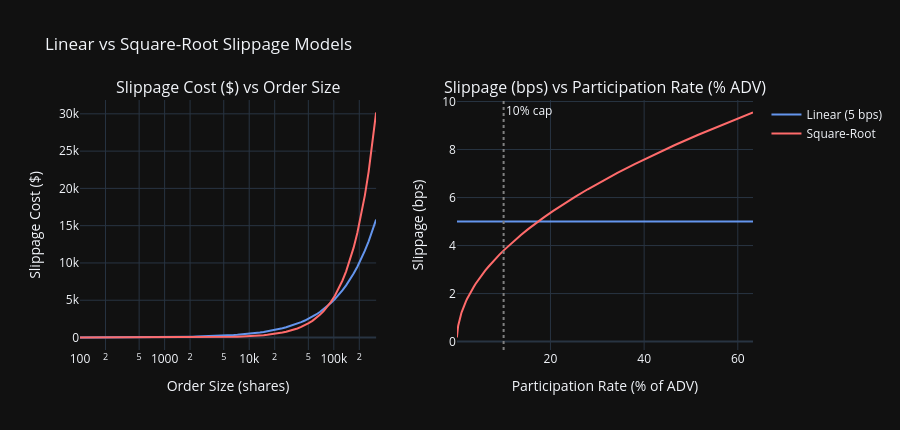

Notebook source saved alongside this figure:
### Markdown cell above
---
## Part 4 | Slippage & Liquidity Modeling

Slippage is the gap between the decision price and the actual fill price:

$$\text{Slippage} = P_{\text{exec}} - P_{\text{decision}}$$

Two main model families:

| Model | Formula | Best for |
|-------|---------|----------|
| **Linear** | $c \times Q$ (fixed bps) | Small orders, liquid markets |
| **Square-Root (Kyle)** | $\sigma \cdot \sqrt{Q / V_{\text{ADV}}}$ | Institutional orders |

The **square-root law** reflects the empirical observation that market impact scales sub-linearly with size — doubling the order size roughly increases impact by $\sqrt{2}$, not $2\times$.

### Code cell
# ── Slippage model implementations ───────────────────────────────────────────

def linear_slippage(price, quantity, fixed_bps=5.0):
    """Fixed basis-point cost; scales linearly with order value."""
    return price * quantity * fixed_bps / 10_000

def sqrt_slippage(price, quantity, adv, daily_vol, sigma_coeff=0.1):
    """
    Square-root market impact model:
        impact = sigma_coeff * sigma * sqrt(Q / ADV)
    Returns total slippage cost in dollars.
    """
    participation = quantity / adv
    impact_bps    = sigma_coeff * daily_vol * np.sqrt(participation) * 10_000
    return price * quantity * impact_bps / 10_000

# ── Compare models across order sizes ────────────────────────────────────────
REF_PRICE  = 100.0
ADV        = 500_000       # average daily volume (shares)
SIGMA      = VOL_DAILY     # daily vol

order_sizes = np.logspace(2, 5.5, 80)  # 100 to ~300k shares

lin_cost  = [linear_slippage(REF_PRICE, q, fixed_bps=5) for q in order_sizes]
sqrt_cost = [sqrt_slippage(REF_PRICE, q, ADV, SIGMA) for q in order_sizes]

lin_bps   = np.array(lin_cost)  / (REF_PRICE * order_sizes) * 10_000
sqrt_bps  = np.array(sqrt_cost) / (REF_PRICE * order_sizes) * 10_000

# Participation rate axis
participation = order_sizes / ADV

fig = ps.make_subplots(rows=1, cols=2, horizontal_spacing=0.12,
    subplot_titles=['Slippage Cost ($) vs Order Size', 'Slippage (bps) vs Participation Rate (% ADV)'])

fig.add_trace(go.Scatter(x=order_sizes, y=lin_cost, mode='lines', name='Linear (5 bps)',
    line=dict(color='cornflowerblue', width=2)), row=1, col=1)
fig.add_trace(go.Scatter(x=order_sizes, y=sqrt_cost, mode='lines', name='Square-Root',
    line=dict(color='#ff6b6b', width=2)), row=1, col=1)

fig.add_trace(go.Scatter(x=participation * 100, y=lin_bps, mode='lines',
    name='Linear (bps)', line=dict(color='cornflowerblue', width=2), showlegend=False), row=1, col=2)
fig.add_trace(go.Scatter(x=participation * 100, y=sqrt_bps, mode='lines',
    name='Sqrt (bps)', line=dict(color='#ff6b6b', width=2), showlegend=False), row=1, col=2)
fig.add_vline(x=10, line_color='grey', line_dash='dot',
    annotation_text='10% cap', row=1, col=2)

fig.update_layout(template='plotly_dark', height=430,
    title='Linear vs Square-Root Slippage Models')
fig.update_xaxes(title_text='Order Size (shares)', type='log', row=1, col=1)
fig.update_xaxes(title_text='Participation Rate (% of ADV)', row=1, col=2)
fig.update_yaxes(title_text='Slippage Cost ($)', row=1, col=1)
fig.update_yaxes(title_text='Slippage (bps)', row=1, col=2)
fig.show()

# Crossover point where sqrt > linear
diff = np.array(sqrt_cost) - np.array(lin_cost)
cross_idx = np.argmax(diff > 0)
print(f'Square-root model exceeds linear above {order_sizes[cross_idx]:,.0f} shares',
      f'({participation[cross_idx]:.1%} ADV participation)')

### Figure 1 — Plotly figure (JSON) as saved in the notebook; plotly's stock layout.template omitted (floating-point values rounded to 4 significant figures)
{"data": [{"line": {"color": "cornflowerblue", "width": 2}, "mode": "lines", "name": "Linear (5 bps)", "type": "scatter", "x": [100, 110.7, 122.6, 135.8, 150.4, 166.5, 184.4, 204.2, 226.2, 250.5, 277.4, 307.1, 340.1, 376.7, 417.1, 461.9, 511.5, 566.5, 627.3, 694.7, 769.3, 851.9, 943.4, 1045.0, 1157.0, 1281.0, 1419.0, 1571.0, 1740.0, 1927.0, 2134.0, 2363.0, 2617.0, 2898.0, 3209.0, 3553.0, 3935.0, 4358.0, 4826.0, 5344.0, 5918.0, 6553.0, 7257.0, 8036.0, 8900.0, 9855.0, 10910.0, 12090.0, 13380.0, 14820.0, 16410.0, 18180.0, 20130.0, 22290.0, 24680.0, 27330.0, 30270.0, 33520.0, 37120.0, 41110.0, 45520.0, 50410.0, 55830.0, 61820.0, 68460.0, 75810.0, 83960.0, 92970.0, 103000.0, 114000.0, 126300.0, 139800.0, 154800.0, 171500.0, 189900.0, 210300.0, 232900.0, 257900.0, 285600.0, 316200.0], "xaxis": "x", "y": [5, 5.537, 6.132, 6.79, 7.519, 8.327, 9.221, 10.21, 11.31, 12.52, 13.87, 15.36, 17.01, 18.83, 20.86, 23.1, 25.58, 28.32, 31.36, 34.73, 38.46, 42.59, 47.17, 52.23, 57.84, 64.06, 70.94, 78.55, 86.99, 96.33, 106.7, 118.1, 130.8, 144.9, 160.4, 177.7, 196.7, 217.9, 241.3, 267.2, 295.9, 327.7, 362.9, 401.8, 445.0, 492.8, 545.7, 604.3, 669.2, 741.1, 820.7, 908.8, 1006.0, 1114.0, 1234.0, 1367.0, 1514.0, 1676.0, 1856.0, 2055.0, 2276.0, 2521.0, 2791.0, 3091.0, 3423.0, 3791.0, 4198.0, 4649.0, 5148.0, 5701.0, 6313.0, 6991.0, 7742.0, 8573.0, 9494.0, 10510.0, 11640.0, 12890.0, 14280.0, 15810.0], "yaxis": "y"}, {"line": {"color": "#ff6b6b", "width": 2}, "mode": "lines", "name": "Square-Root", "type": "scatter", "x": [100, 110.7, 122.6, 135.8, 150.4, 166.5, 184.4, 204.2, 226.2, 250.5, 277.4, 307.1, 340.1, 376.7, 417.1, 461.9, 511.5, 566.5, 627.3, 694.7, 769.3, 851.9, 943.4, 1045.0, 1157.0, 1281.0, 1419.0, 1571.0, 1740.0, 1927.0, 2134.0, 2363.0, 2617.0, 2898.0, 3209.0, 3553.0, 3935.0, 4358.0, 4826.0, 5344.0, 5918.0, 6553.0, 7257.0, 8036.0, 8900.0, 9855.0, 10910.0, 12090.0, 13380.0, 14820.0, 16410.0, 18180.0, 20130.0, 22290.0, 24680.0, 27330.0, 30270.0, 33520.0, 37120.0, 41110.0, 45520.0, 50410.0, 55830.0, 61820.0, 68460.0, 75810.0, 83960.0, 92970.0, 103000.0, 114000.0, 126300.0, 139800.0, 154800.0, 171500.0, 189900.0, 210300.0, 232900.0, 257900.0, 285600.0, 316200.0], "xaxis": "x", "y": [0.1697, 0.1978, 0.2305, 0.2686, 0.313, 0.3647, 0.425, 0.4953, 0.5772, 0.6727, 0.7839, 0.9135, 1.065, 1.241, 1.446, 1.685, 1.963, 2.288, 2.666, 3.107, 3.621, 4.22, 4.917, 5.73, 6.678, 7.782, 9.069, 10.57, 12.32, 14.35, 16.73, 19.49, 22.71, 26.47, 30.85, 35.95, 41.89, 48.82, 56.89, 66.29, 77.25, 90.03, 104.9, 122.3, 142.5, 166.0, 193.5, 225.5, 262.8, 306.2, 356.8, 415.9, 484.6, 564.7, 658.1, 766.9, 893.7, 1042.0, 1214.0, 1414.0, 1648.0, 1921.0, 2238.0, 2609.0, 3040.0, 3543.0, 4128.0, 4811.0, 5606.0, 6533.0, 7614.0, 8873.0, 10340.0, 12050.0, 14040.0, 16360.0, 19070.0, 22220.0, 25900.0, 30180.0], "yaxis": "y"}, {"line": {"color": "cornflowerblue", "width": 2}, "mode": "lines", "name": "Linear (bps)", "showlegend": false, "type": "scatter", "x": [0.02, 0.02215, 0.02453, 0.02716, 0.03008, 0.03331, 0.03689, 0.04085, 0.04523, 0.05009, 0.05547, 0.06143, 0.06803, 0.07533, 0.08342, 0.09238, 0.1023, 0.1133, 0.1255, 0.1389, 0.1539, 0.1704, 0.1887, 0.2089, 0.2314, 0.2562, 0.2837, 0.3142, 0.348, 0.3853, 0.4267, 0.4725, 0.5233, 0.5795, 0.6417, 0.7107, 0.787, 0.8715, 0.9651, 1.069, 1.184, 1.311, 1.451, 1.607, 1.78, 1.971, 2.183, 2.417, 2.677, 2.964, 3.283, 3.635, 4.026, 4.458, 4.937, 5.467, 6.054, 6.704, 7.424, 8.222, 9.105, 10.08, 11.17, 12.36, 13.69, 15.16, 16.79, 18.59, 20.59, 22.8, 25.25, 27.96, 30.97, 34.29, 37.98, 42.05, 46.57, 51.57, 57.11, 63.25], "xaxis": "x2", "y": [5, 5, 5, 5, 5, 5, 5, 5, 5, 5, 5, 5, 5, 5, 5, 5, 5, 5, 5, 5, 5, 5, 5, 5, 5, 5, 5, 5, 5, 5, 5, 5, 5, 5.0, 5, 5.0, 5, 5.0, 5, 5.0, 5, 5, 5, 5, 5, 5, 5.0, 5.0, 5, 5, 5, 5, 5, 5, 5, 5, 5, 5, 5, 5, 5, 5, 5, 5, 5.0, 5, 5, 5, 5.0, 5, 5, 5, 5, 5.0, 5, 5, 5, 5, 5, 5.0], "yaxis": "y2"}, {"line": {"color": "#ff6b6b", "width": 2}, "mode": "lines", "name": "Sqrt (bps)", "showlegend": false, "type": "scatter", "x": [0.02, 0.02215, 0.02453, 0.02716, 0.03008, 0.03331, 0.03689, 0.04085, 0.04523, 0.05009, 0.05547, 0.06143, 0.06803, 0.07533, 0.08342, 0.09238, 0.1023, 0.1133, 0.1255, 0.1389, 0.1539, 0.1704, 0.1887, 0.2089, 0.2314, 0.2562, 0.2837, 0.3142, 0.348, 0.3853, 0.4267, 0.4725, 0.5233, 0.5795, 0.6417, 0.7107, 0.787, 0.8715, 0.9651, 1.069, 1.184, 1.311, 1.451, 1.607, 1.78, 1.971, 2.183, 2.417, 2.677, 2.964, 3.283, 3.635, 4.026, 4.458, 4.937, 5.467, 6.054, 6.704, 7.424, 8.222, 9.105, 10.08, 11.17, 12.36, 13.69, 15.16, 16.79, 18.59, 20.59, 22.8, 25.25, 27.96, 30.97, 34.29, 37.98, 42.05, 46.57, 51.57, 57.11, 63.25], "xaxis": "x2", "y": [0.1697, 0.1786, 0.1879, 0.1978, 0.2081, 0.219, 0.2305, 0.2425, 0.2552, 0.2686, 0.2826, 0.2974, 0.313, 0.3294, 0.3466, 0.3647, 0.3838, 0.4039, 0.425, 0.4473, 0.4707, 0.4953, 0.5212, 0.5485, 0.5772, 0.6074, 0.6392, 0.6727, 0.7079, 0.7449, 0.7839, 0.8249, 0.8681, 0.9135, 0.9613, 1.012, 1.065, 1.12, 1.179, 1.241, 1.305, 1.374, 1.446, 1.521, 1.601, 1.685, 1.773, 1.866, 1.963, 2.066, 2.174, 2.288, 2.408, 2.534, 2.666, 2.806, 2.953, 3.107, 3.27, 3.441, 3.621, 3.81, 4.01, 4.22, 4.44, 4.673, 4.917, 5.175, 5.445, 5.73, 6.03, 6.346, 6.678, 7.027, 7.395, 7.782, 8.189, 8.618, 9.069, 9.543], "yaxis": "y2"}], "layout": {"annotations": [{"font": {"size": 16}, "showarrow": false, "text": "Slippage Cost ($) vs Order Size", "x": 0.22, "xanchor": "center", "xref": "paper", "y": 1, "yanchor": "bottom", "yref": "paper"}, {"font": {"size": 16}, "showarrow": false, "text": "Slippage (bps) vs Participation Rate (% ADV)", "x": 0.78, "xanchor": "center", "xref": "paper", "y": 1, "yanchor": "bottom", "yref": "paper"}, {"showarrow": false, "text": "10% cap", "x": 10, "xanchor": "left", "xref": "x2", "y": 1, "yanchor": "top", "yref": "y2 domain"}], "height": 430, "shapes": [{"line": {"color": "grey", "dash": "dot"}, "type": "line", "x0": 10, "x1": 10, "xref": "x2", "y0": 0, "y1": 1, "yref": "y2 domain"}], "title": {"text": "Linear vs Square-Root Slippage Models"}, "xaxis": {"anchor": "y", "domain": [0, 0.44], "title": {"text": "Order Size (shares)"}, "type": "log"}, "xaxis2": {"anchor": "y2", "domain": [0.56, 1], "title": {"text": "Participation Rate (% of ADV)"}}, "yaxis": {"anchor": "x", "domain": [0, 1], "title": {"text": "Slippage Cost ($)"}}, "yaxis2": {"anchor": "x2", "domain": [0, 1], "title": {"text": "Slippage (bps)"}}}}
